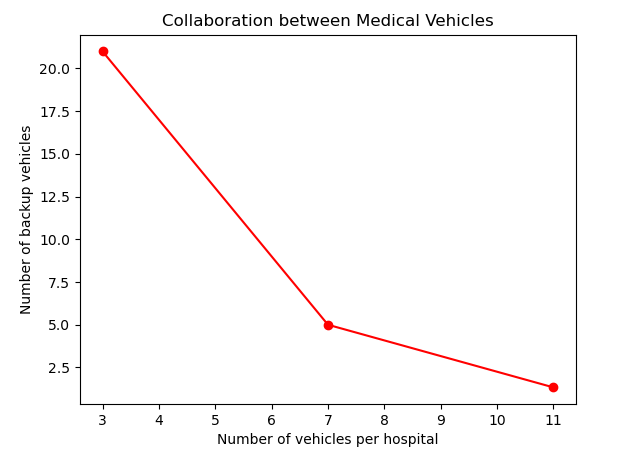

Write the Python code that produced this figure.
import matplotlib.pyplot as plt
import os

n_vehicles = 0
counter = 0
x_list = []
y_list = []
index_counter = 0

for i in range(3, 12, 4):  # for loop parameters may differ according to what we are testing
	y_list += [],
	for j in range(3):  # 5 is the number of runs
		counter = 0
		f = open('out' + str(i) + '_' + str(j) + '.txt', 'r')
		for line in f.readlines():
			if not line.startswith("+"):
				n_vehicles = int(line.strip())
			else:
				counter += int(line.strip().split("+ ")[1])  # number of vehicles lent during collaboration
		y_list[index_counter].append(counter)
		f.close()
		#  os.remove('out' + str(i) + '_' + str(j) + '.txt')
	x_list.append(n_vehicles)
	index_counter += 1

y_average = []

for i in range(len(y_list)):
	average = 0
	for run in y_list[i]:
		average += run
	average = average / 3
	y_average.append(average)


plt.plot(x_list, y_average, "ro-",)

plt.xlabel('Number of vehicles per hospital')
plt.ylabel('Number of backup vehicles')
plt.title('Collaboration between Medical Vehicles')
plt.grid(False)
plt.savefig("vehicles-collab.png")
plt.show()
